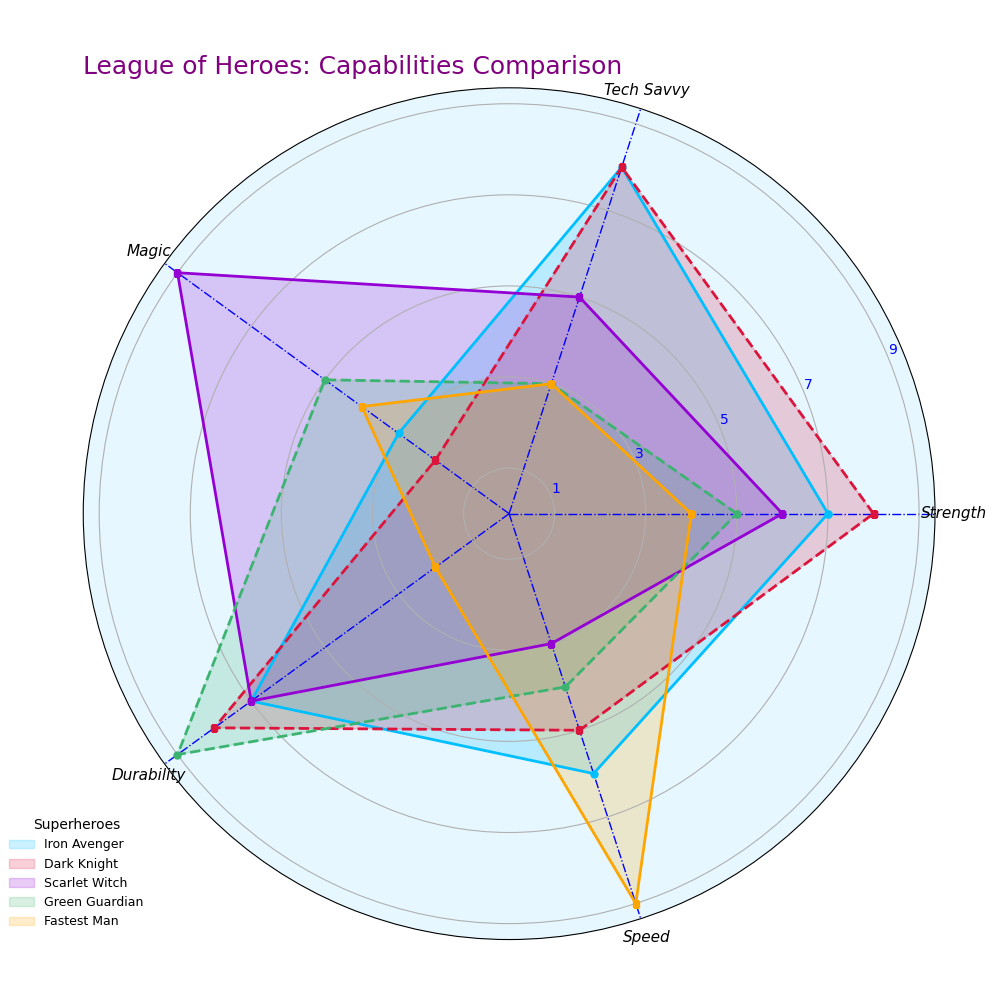

Generate this figure with Python:
import matplotlib.pyplot as plt
import numpy as np

superheroes = ["Iron Avenger", "Dark Knight", "Scarlet Witch", "Green Guardian", "Fastest Man"]
categories = ["Strength", "Tech Savvy", "Magic", "Durability", "Speed"]

capabilities = np.array([
    [7, 8, 3, 7, 6],
    [8, 8, 2, 8, 5],
    [6, 5, 9, 7, 3],
    [5, 3, 5, 9, 4],
    [4, 3, 4, 2, 9]
])

num_vars = len(categories)
angles = np.linspace(0, 2 * np.pi, num_vars, endpoint=False).tolist()
angles += angles[:1]

fig, ax = plt.subplots(figsize=(10, 10), subplot_kw=dict(polar=True))
colors = ["#00BFFF", "#DC143C", "#9400D3", "#3CB371", "#FFA500"]

for idx, (data, color) in enumerate(zip(capabilities, colors)):
    data = np.concatenate((data, [data[0]]))
    line_style = '-' if idx % 2 == 0 else '--'
    marker_style = 'o' if idx % 3 == 0 else 's'
    ax.plot(angles, data, linestyle=line_style, color=color, marker=marker_style, markersize=5, linewidth=2)
    ax.fill(angles, data, color=color, alpha=0.2, label=superheroes[idx])

ax.set_xticks(angles[:-1])
ax.set_xticklabels(categories, fontsize=11, style='italic')

ax.set_yticks(range(1, 11, 2))
ax.set_yticklabels([str(i) for i in range(1, 11, 2)], color='blue')

# Removed the Y-axis grid and changed the style of the X-axis grid
ax.xaxis.grid(True, color='blue', linestyle='-.', linewidth=1)

ax.set_title("League of Heroes: Capabilities Comparison", fontsize=18, color='purple', loc='left')
ax.legend(loc='lower left', bbox_to_anchor=(-0.1, 0), title="Superheroes", fontsize=9, frameon=False)

ax.set_facecolor('#e6f7ff')

plt.tight_layout()
plt.show()
